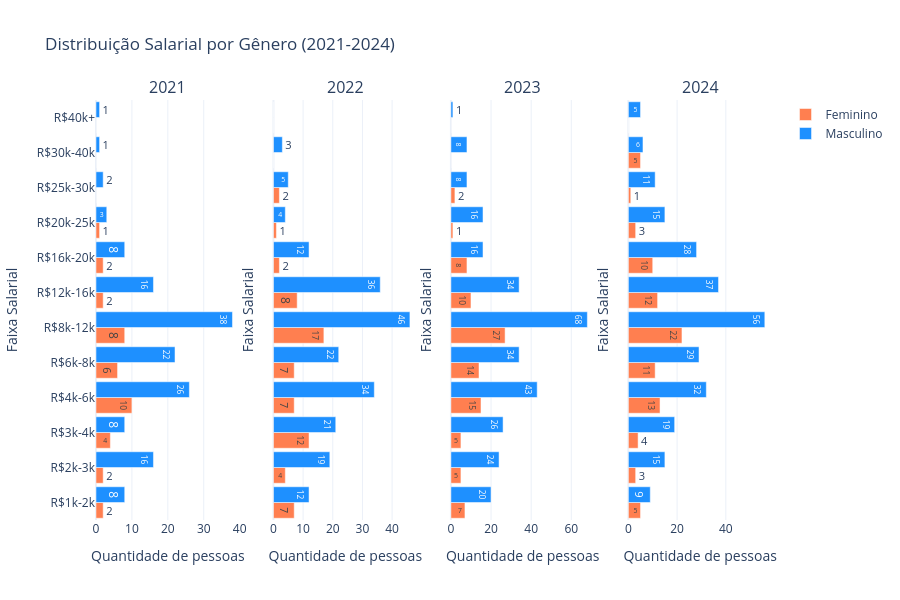

The code cell stored with this chart in its notebook:
### Markdown cell above
# Visualizando os dados

### Code cell
# Distribuição faixa salarial x genero

def criar_piramide_salarial(df_rj):
    # Configurações de cores
    cores = {"Masculino": "#1E90FF", "Feminino": "#FF7F50"}

    # Criando figura com subplots
    fig = make_subplots(
        rows=1,
        cols=4,
        subplot_titles=("2021", "2022", "2023", "2024"),
        shared_yaxes=True
    )

    anos = ['2021', '2022', '2023', '2024']

    for idx, ano in enumerate(anos, 1):
        # Filtrando dados do ano atual
        df_grouped = df_rj[df_rj["ano_pesquisa"] == ano]
        df_grouped = df_grouped.groupby(["faixa_salarial", "genero"]).size().reset_index(name="count")
        
        # Pivot para separar por gênero
        df_plot = df_grouped.pivot(index="faixa_salarial", columns="genero", values="count").fillna(0)

        # Garantindo que as colunas existam
        for genero in ["Masculino", "Feminino"]:
            if genero not in df_plot.columns:
                df_plot[genero] = 0

        # Adicionando barras para Feminino
        fig.add_trace(
            go.Bar(
                y=df_plot.index,
                x=df_plot["Feminino"],
                name="Feminino",  # Removemos o ano para agrupar na legenda
                orientation="h",
                marker=dict(color=cores["Feminino"]),
                text=df_plot["Feminino"].astype(int),
                showlegend=True if idx == 1 else False  # Exibe legenda apenas no primeiro ano
            ),
            row=1,
            col=idx
        )

        # Adicionando barras para Masculino
        fig.add_trace(
            go.Bar(
                y=df_plot.index,
                x=df_plot["Masculino"],
                name="Masculino",  # Removemos o ano para agrupar na legenda
                orientation="h",
                marker=dict(color=cores["Masculino"]),
                text=df_plot["Masculino"].astype(int),
                showlegend=True if idx == 1 else False  # Exibe legenda apenas no primeiro ano
            ),
            row=1,
            col=idx
        )

    # Configurando layout
    fig.update_layout(
        title="Distribuição Salarial por Gênero (2021-2024)",
        template="plotly_white",
        height=600,
        bargap=0.1,
        showlegend=True
    )

    # Configurando eixos
    fig.update_xaxes(title_text="Quantidade de pessoas")
    fig.update_yaxes(title_text="Faixa Salarial")

    return fig

# Usar a função
fig = criar_piramide_salarial(df_rj)
fig.show()

### Figure 1 — Plotly figure (JSON) as saved in the notebook; plotly's stock layout.template omitted (floating-point values rounded to 4 significant figures)
{"data": [{"marker": {"color": "#FF7F50"}, "name": "Feminino", "orientation": "h", "showlegend": true, "text": [2, 2, 4, 10, 6, 8, 2, 2, 1, 0, 0, 0], "type": "bar", "x": [2, 2, 4, 10, 6, 8, 2, 2, 1, 0, 0, 0], "xaxis": "x", "y": ["R$1k-2k", "R$2k-3k", "R$3k-4k", "R$4k-6k", "R$6k-8k", "R$8k-12k", "R$12k-16k", "R$16k-20k", "R$20k-25k", "R$25k-30k", "R$30k-40k", "R$40k+"], "yaxis": "y"}, {"marker": {"color": "#1E90FF"}, "name": "Masculino", "orientation": "h", "showlegend": true, "text": [8, 16, 8, 26, 22, 38, 16, 8, 3, 2, 1, 1], "type": "bar", "x": [8, 16, 8, 26, 22, 38, 16, 8, 3, 2, 1, 1], "xaxis": "x", "y": ["R$1k-2k", "R$2k-3k", "R$3k-4k", "R$4k-6k", "R$6k-8k", "R$8k-12k", "R$12k-16k", "R$16k-20k", "R$20k-25k", "R$25k-30k", "R$30k-40k", "R$40k+"], "yaxis": "y"}, {"marker": {"color": "#FF7F50"}, "name": "Feminino", "orientation": "h", "showlegend": false, "text": [7, 4, 12, 7, 7, 17, 8, 2, 1, 2, 0, 0], "type": "bar", "x": [7, 4, 12, 7, 7, 17, 8, 2, 1, 2, 0, 0], "xaxis": "x2", "y": ["R$1k-2k", "R$2k-3k", "R$3k-4k", "R$4k-6k", "R$6k-8k", "R$8k-12k", "R$12k-16k", "R$16k-20k", "R$20k-25k", "R$25k-30k", "R$30k-40k", "R$40k+"], "yaxis": "y2"}, {"marker": {"color": "#1E90FF"}, "name": "Masculino", "orientation": "h", "showlegend": false, "text": [12, 19, 21, 34, 22, 46, 36, 12, 4, 5, 3, 0], "type": "bar", "x": [12, 19, 21, 34, 22, 46, 36, 12, 4, 5, 3, 0], "xaxis": "x2", "y": ["R$1k-2k", "R$2k-3k", "R$3k-4k", "R$4k-6k", "R$6k-8k", "R$8k-12k", "R$12k-16k", "R$16k-20k", "R$20k-25k", "R$25k-30k", "R$30k-40k", "R$40k+"], "yaxis": "y2"}, {"marker": {"color": "#FF7F50"}, "name": "Feminino", "orientation": "h", "showlegend": false, "text": [7, 5, 5, 15, 14, 27, 10, 8, 1, 2, 0, 0], "type": "bar", "x": [7, 5, 5, 15, 14, 27, 10, 8, 1, 2, 0, 0], "xaxis": "x3", "y": ["R$1k-2k", "R$2k-3k", "R$3k-4k", "R$4k-6k", "R$6k-8k", "R$8k-12k", "R$12k-16k", "R$16k-20k", "R$20k-25k", "R$25k-30k", "R$30k-40k", "R$40k+"], "yaxis": "y3"}, {"marker": {"color": "#1E90FF"}, "name": "Masculino", "orientation": "h", "showlegend": false, "text": [20, 24, 26, 43, 34, 68, 34, 16, 16, 8, 8, 1], "type": "bar", "x": [20, 24, 26, 43, 34, 68, 34, 16, 16, 8, 8, 1], "xaxis": "x3", "y": ["R$1k-2k", "R$2k-3k", "R$3k-4k", "R$4k-6k", "R$6k-8k", "R$8k-12k", "R$12k-16k", "R$16k-20k", "R$20k-25k", "R$25k-30k", "R$30k-40k", "R$40k+"], "yaxis": "y3"}, {"marker": {"color": "#FF7F50"}, "name": "Feminino", "orientation": "h", "showlegend": false, "text": [5, 3, 4, 13, 11, 22, 12, 10, 3, 1, 5, 0], "type": "bar", "x": [5, 3, 4, 13, 11, 22, 12, 10, 3, 1, 5, 0], "xaxis": "x4", "y": ["R$1k-2k", "R$2k-3k", "R$3k-4k", "R$4k-6k", "R$6k-8k", "R$8k-12k", "R$12k-16k", "R$16k-20k", "R$20k-25k", "R$25k-30k", "R$30k-40k", "R$40k+"], "yaxis": "y4"}, {"marker": {"color": "#1E90FF"}, "name": "Masculino", "orientation": "h", "showlegend": false, "text": [9, 15, 19, 32, 29, 56, 37, 28, 15, 11, 6, 5], "type": "bar", "x": [9, 15, 19, 32, 29, 56, 37, 28, 15, 11, 6, 5], "xaxis": "x4", "y": ["R$1k-2k", "R$2k-3k", "R$3k-4k", "R$4k-6k", "R$6k-8k", "R$8k-12k", "R$12k-16k", "R$16k-20k", "R$20k-25k", "R$25k-30k", "R$30k-40k", "R$40k+"], "yaxis": "y4"}], "layout": {"annotations": [{"font": {"size": 16}, "showarrow": false, "text": "2021", "x": 0.1062, "xanchor": "center", "xref": "paper", "y": 1, "yanchor": "bottom", "yref": "paper"}, {"font": {"size": 16}, "showarrow": false, "text": "2022", "x": 0.3688, "xanchor": "center", "xref": "paper", "y": 1, "yanchor": "bottom", "yref": "paper"}, {"font": {"size": 16}, "showarrow": false, "text": "2023", "x": 0.6313, "xanchor": "center", "xref": "paper", "y": 1, "yanchor": "bottom", "yref": "paper"}, {"font": {"size": 16}, "showarrow": false, "text": "2024", "x": 0.8938, "xanchor": "center", "xref": "paper", "y": 1, "yanchor": "bottom", "yref": "paper"}], "bargap": 0.1, "height": 600, "showlegend": true, "title": {"text": "Distribuição Salarial por Gênero (2021-2024)"}, "xaxis": {"anchor": "y", "domain": [0, 0.2125], "title": {"text": "Quantidade de pessoas"}}, "xaxis2": {"anchor": "y2", "domain": [0.2625, 0.475], "title": {"text": "Quantidade de pessoas"}}, "xaxis3": {"anchor": "y3", "domain": [0.525, 0.7375], "title": {"text": "Quantidade de pessoas"}}, "xaxis4": {"anchor": "y4", "domain": [0.7875, 1], "title": {"text": "Quantidade de pessoas"}}, "yaxis": {"anchor": "x", "domain": [0, 1], "title": {"text": "Faixa Salarial"}}, "yaxis2": {"anchor": "x2", "domain": [0, 1], "matches": "y", "showticklabels": false, "title": {"text": "Faixa Salarial"}}, "yaxis3": {"anchor": "x3", "domain": [0, 1], "matches": "y", "showticklabels": false, "title": {"text": "Faixa Salarial"}}, "yaxis4": {"anchor": "x4", "domain": [0, 1], "matches": "y", "showticklabels": false, "title": {"text": "Faixa Salarial"}}}}
